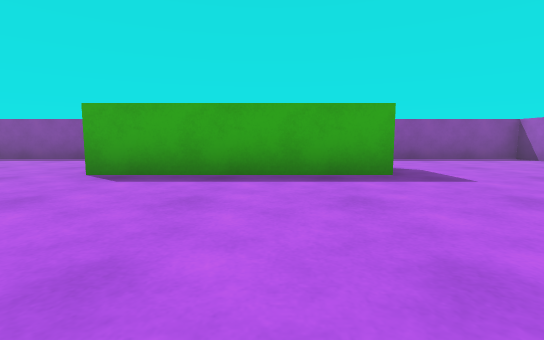
View 1 (above)

12 first-person views from a walk through a scene from a Unity 3-D project. The camera is 0.51 m above the floor, tilts 6° down and sees 85° across. The floor is counted in squares, 1 m on a side. Each view is taken from the middle of a square. On the plan, view 1 faces up. The plan holds only what a view shows up to about 9 squares ahead; the rest is blank. The player character is not drawn.

View 2
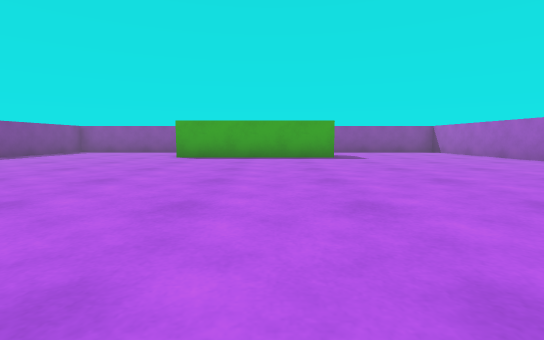

View 3
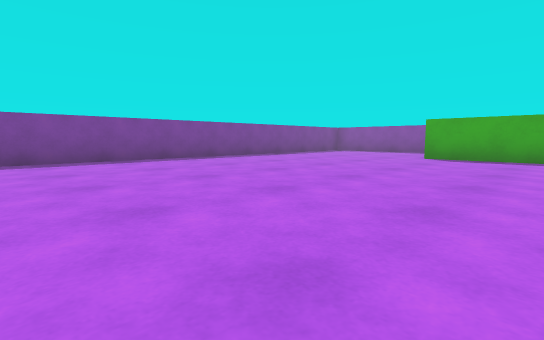

View 4
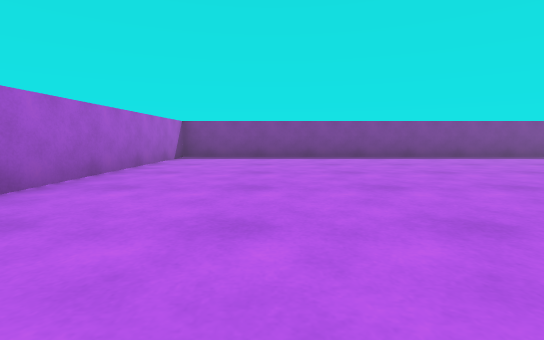

View 5
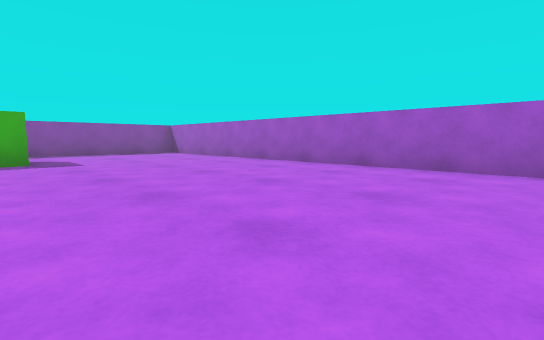

View 6
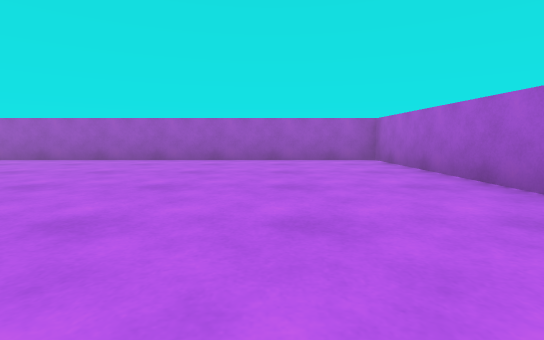

View 7
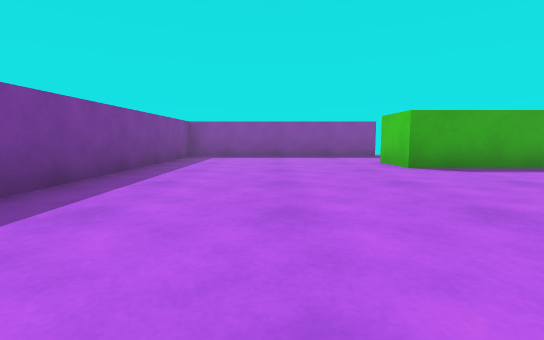

View 8
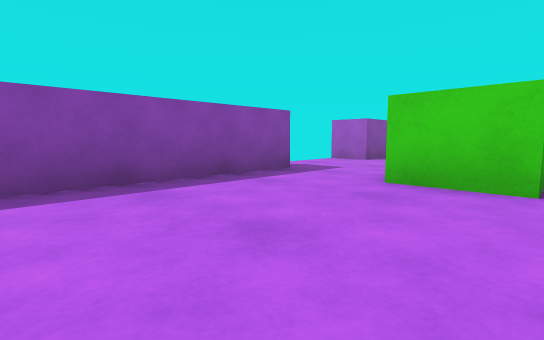

View 9
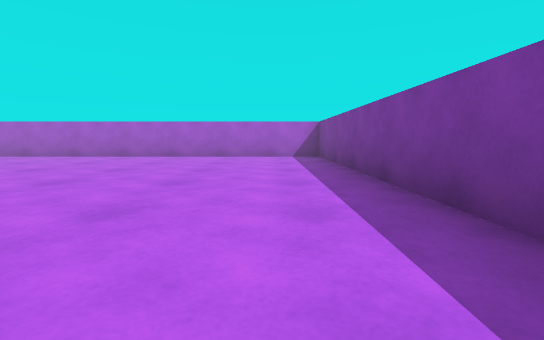

View 10
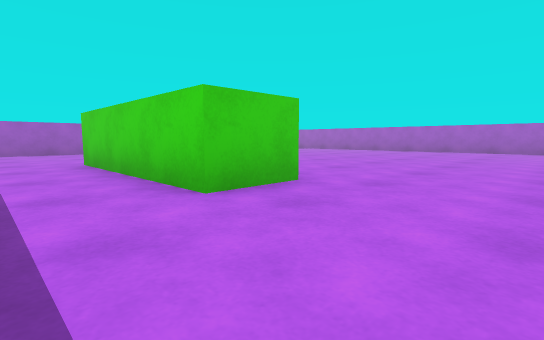

View 11
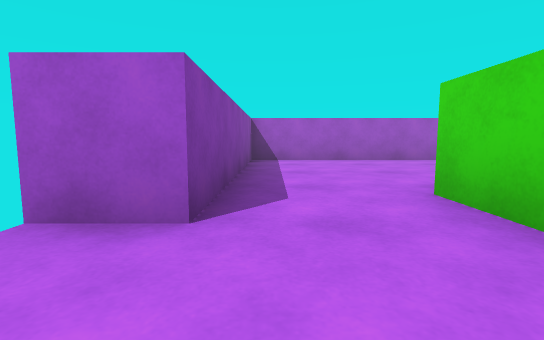

View 12
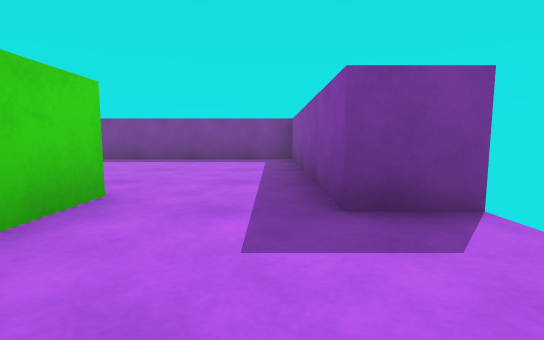

### Floor plan
Points are (right, up) in squares from view 1. A wall is a line through its corners. A room is listed if a view was taken in it or the views show most of it. See-through windows are left out.
Room 1 (views 1, 2, 3, 4, 5, 6, 7, 8, 9, 10)
walls: (-1.2, 4.2) (-2.6, 4.2) (-2.6, 5.5); (1.8, 4.2) (0.2, 4.2); (-2, 7.5) (-7.3, 7.5) (-7.3, -5.5) (6.2, -5.5) (6.2, 7.5) (0.8, 7.5)
ways out: opening at (-2, 6.5) to room 2; opening at (1, 6.5) to room 2
Room 2 (views 11, 12)
walls: (0.8, 7.5) (0.8, 8.5); (-2, 8.6) (-2, 7.5); (0.4, 5.5) (1.8, 5.5); (-2.6, 5.5) (-1.5, 5.5)
ways out: opening at (-2, 6.5) to room 1; opening at (1, 6.5) to room 1
objects: green block (-1, 5) to (0, 5)

Positions as (right, up) in squares from view 1, and headings:
1: (0, 0), facing up
2: (0, -4), facing up
3: (0, -4), facing up-left
4: (1, -3), facing left
5: (1, -3), facing up-right
6: (-1, -3), facing right
7: (-5, -1), facing up
8: (-6, 4), facing up-right
9: (-6, 3), facing down
10: (-5, 7), facing down-right
11: (-1, 7), facing right
12: (0, 7), facing left
